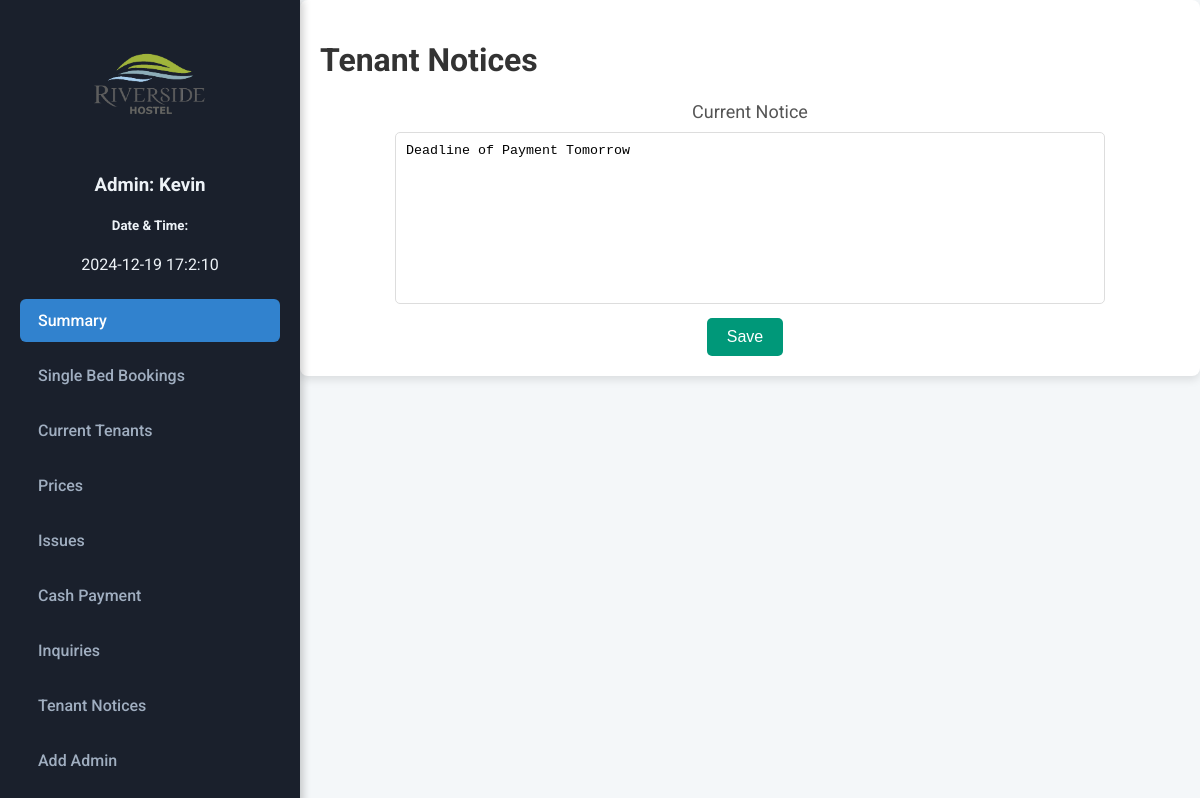
Before: /ADMIN/notices.php (signed in) with the older database file.
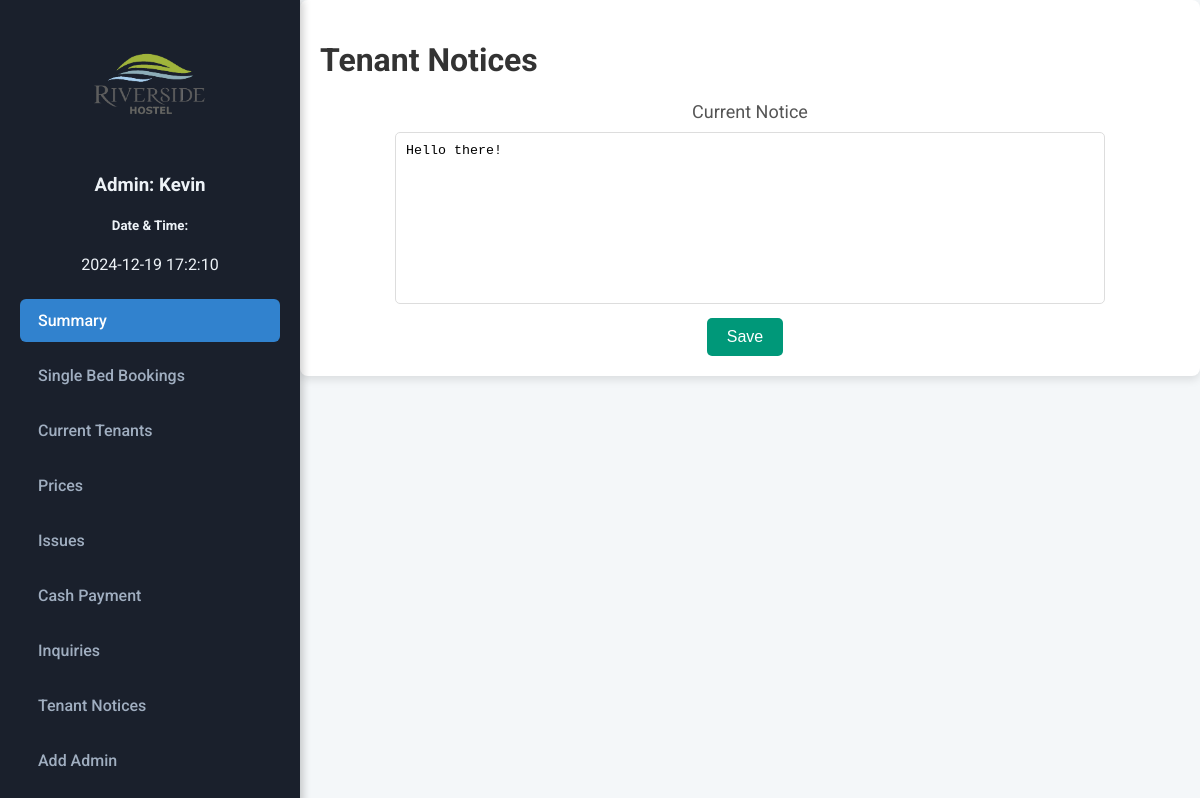
After: the same page with the newer database file.
### tables this page shows
CREATE TABLE `record` (
  `Detail` varchar(200) NOT NULL,
  `Admin` varchar(200) NOT NULL,
  `Date` date NOT NULL
);

### ADMIN/notices.php (the view, shortened to what this page needs)
<!DOCTYPE html>
<html lang="en">
<head>
</head>
<body style="display: flex;">
    <div class="side">
        <?php include ('base.php'); ?>
    </div>
    <div class="tabo">
        <div class="tittle">
            <h1>Tenant Notices</h1>
        </div>
        <div class="textarea">
            <p>Current Notice</p>
            <?php
            include('connection.php');
            $currentNotice = '';
            $query = "SELECT Detail FROM record LIMIT 1";
            $result = mysqli_query($conn, $query);
            if (mysqli_num_rows($result) > 0) {
                $row = mysqli_fetch_assoc($result);
                $currentNotice = $row['Detail'];
            }
            ?>
            <form action="<?php echo htmlspecialchars($_SERVER["PHP_SELF"]); ?>" method="post">
                <textarea name="record" id="" cols="70" rows="10"><?php echo htmlspecialchars($currentNotice); ?></textarea><br>
                <div class="action">
                    <button name="save" type="submit">Save</button>
                </div>
            </form>
        </div>
    </div>
</body>
</html>

Changed rows visible on the page:
removed record: record "Deadline of Payment Tomorrow"
added record: record "Hello there!"
